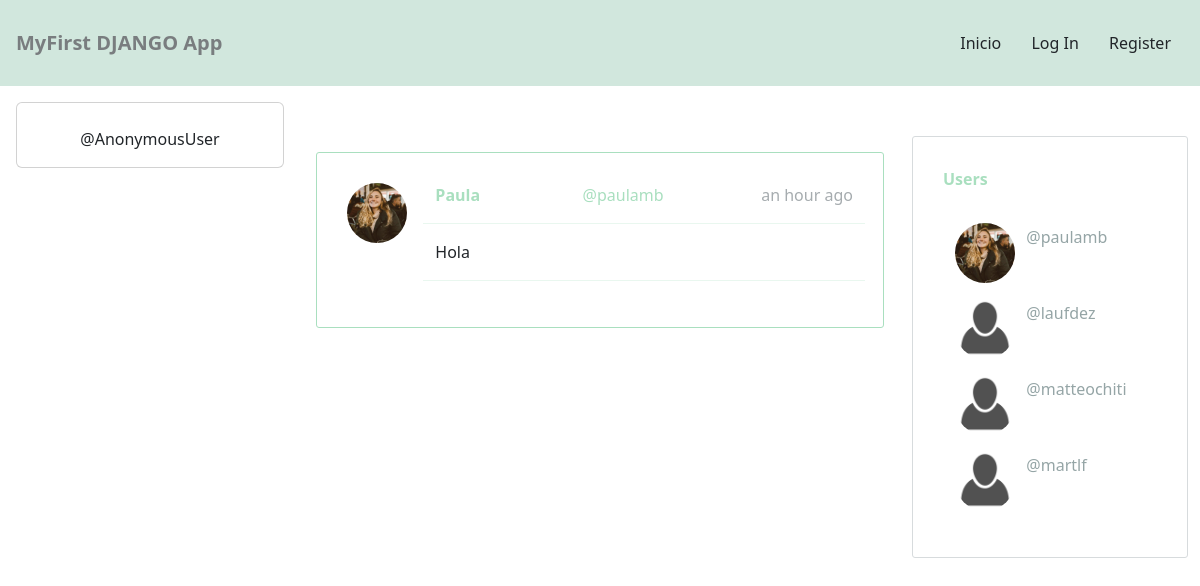
The page / on the database its author committed.
### socialnetwork/models.py (models this page shows, shortened)
class Post(models.Model):
    timestamp = models.DateTimeField(default=timezone.now)
    content = models.TextField()
    user = models.ForeignKey(User, on_delete=models.CASCADE, related_name='posts')
    likes = models.ManyToManyField(User, blank=True, related_name='likes')
    dislikes = models.ManyToManyField(User, blank=True, related_name='dislikes')
    class Meta:
        ordering = ['-timestamp']  #Sort posts by time

class Profile(models.Model):
    user = models.OneToOneField(User, on_delete=models.CASCADE)
    bio = models.CharField(default='Biography', max_length=100)
    image = models.ImageField(default='default.png')
    def create_profile(sender, instance, created, **kwargs):
        if created:
            user_profile = Profile(user=instance)
            user_profile.save()
    post_save.connect(create_profile, sender=User)

### socialnetwork/views.py (the view)
# urls.py: 2. Add a URL to urlpatterns:  path('', views.home, name='home')
def home(request):
    posts = Post.objects.all()
    if request.method == 'POST':
        form = PostForm(request.POST)
        if form.is_valid():
            post = form.save(commit=False)
            post.user = request.user
            post.save()
            return redirect('home')
    else:
        form = PostForm()
    profiles = Profile.objects.all()
    context = {'posts' : posts, 'form' : form, 'profiles': profiles}
    return render(request, 'socialnetwork/newsfeed.html', context)

### socialnetwork/templates/socialnetwork/newsfeed.html (shortened to what this page needs)
{% extends 'socialnetwork/layout.html' %}
{% load humanize %}
{% block content %}
<div id="main" class="container-fluid">
        <div class="row">
            <div class="col-md-3 col-lg-3 col-xl-3 d-none d-md-block" style="padding:1em">
                <div class="card" >
                    <div class="card-body" style="text-align:center">
                        <p class="card-text">@{{ request.user }}</p>
                    </div>
                </div>
            </div>
            <div class="col-12 col-sm-12 col-md-6 col-lg-6 col-xl-6 d-block" style="padding:1em">
                {% for post in posts %}
                <div id="postsCards" style="max-width: 900px; margin: 0 auto; margin-top: 50px; border-radius: 3px; padding: 30px; border: 1px solid #A9DFBF">
                    <div class="row">
                        <div class="col-2">
                            <img src="{{ post.user.profile.image.url }}" style="border-radius: 100px; width: 60px; margin-right: 15px" alt="">
                        </div>
                        <div class="col-10">
                            <div class="row">
                                <div class="col-4" style="float: left">
                                    <a href="{% url 'profile' post.user %}" style="text-decoration: none; color: #A9DFBF; font-weight: bolder">{{ post.user.first_name }}</a>
                                </div>
                                <div class="col-4" style="float: left">
                                    <a href="{% url 'profile' post.user %}" style="text-decoration: none; color: #A9DFBF">@{{ post.user }}</a>
                                </div>
                                <div class="col-4" style="float: right; text-align: right; color: #A6ACAF">
                                   <span>{{ post.timestamp|naturaltime }}</span>
                                </div>
                            </div>
                            <div class="row" style="padding: 1em 0 0">
                                <hr style="color: #A9DFBF">
                                <div class="col-10">
                                    <p>{{post.content}}</p>
                                </div>
                                <hr style="color: #A9DFBF">
                            </div>
                        </div>
                    </div>
                </div>
                {% endfor %}
            </div>
            <div class="col-md-3 col-lg-3 col-xl-3 d-none d-md-block">
                <div id="WhoToFollowCard" style="margin: 0 auto; margin-top: 50px; border-radius: 3px; padding: 30px; border: 1px solid #D7DBDD">
                    <div class="row">
                        <p style="color: #A9DFBF; font-weight: bolder"> Users </p>
                    </div>
                    {% for profile in profiles %}
                        <div class="row" style="margin: 1em auto">
                            <div class="col-4">
                                <img src="{{ profile.image.url }}" style="border-radius: 100px; width: 60px; margin-right: 15px" alt="">
                            </div>
                            <div class="col-8">
                                <a href="{% url 'profile' profile.user %}" style="margin: auto; text-decoration: none; color: #95A5A6; text-align: right; vertical-align: middle">@{{ profile.user }}</a>
                            </div>
                        </div>
                    {% endfor %}
                </div>
            </div>
        </div>
</div>
{% endblock content %}

### socialnetwork/templates/socialnetwork/layout.html (shortened to what this page needs)
{% load static %}
<!DOCTYPE html>
<html lang="en">
<head>
    <link href="https://cdn.jsdelivr.net/npm/bootstrap@5.3.0/dist/css/bootstrap.min.css" rel="stylesheet">
    <link href="https://stackpath.bootstrapcdn.com/font-awesome/4.7.0/css/font-awesome.min.css" rel="stylesheet">
</head>
<body>
    <div class="container-fluid" style="padding: 0;">
        <nav class="navbar bg-success-subtle">
            <div style="float:left; padding: 1em">
                <a class="navbar-brand" style="text-align:left; color: #797D7F ; font-weight: bolder" href="#">MyFirst DJANGO App</a>
            </div>
            <div class="d-block" style="float:right; padding: 1em">
                <a href="{% url 'home' %}" class="btn" style="text-align:right" type="submit">Inicio</a>
                {% if request.user.is_authenticated %}
                    <a href="{% url 'logout' %}" class="btn" style="text-align:right" type="submit">Logout</a>
                {% else %}
                    <a href="{% url 'logout' %}" class="btn" style="text-align:right" type="submit">Log In</a>
                    <a href="{% url 'register' %}" class="btn" style="text-align:right" type="submit">Register</a>
                {% endif %}
            </div>
        </nav>
    </div>
    {% block content %}
    {% endblock content %}
</body>
</html>

### rows shown on the page
Post: user.profile.image (picture), user.first_name "Paula", user "paulamb", timestamp "an hour ago", content "Hola"
Profile: image (picture), user "paulamb"
Profile: image (placeholder picture), user "laufdez"
Profile: image (placeholder picture), user "matteochiti"
Profile: image (placeholder picture), user "martlf"

### other values the page prints
{{ request.user }} "AnonymousUser"
